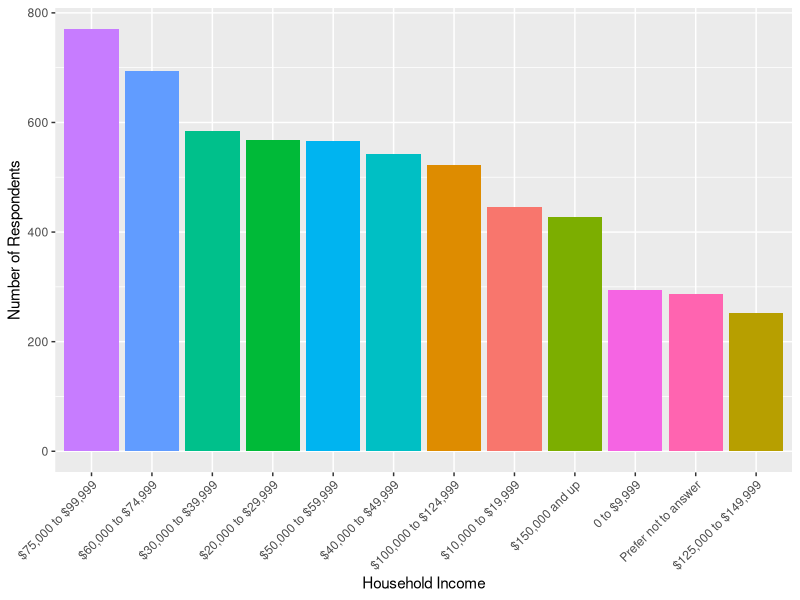
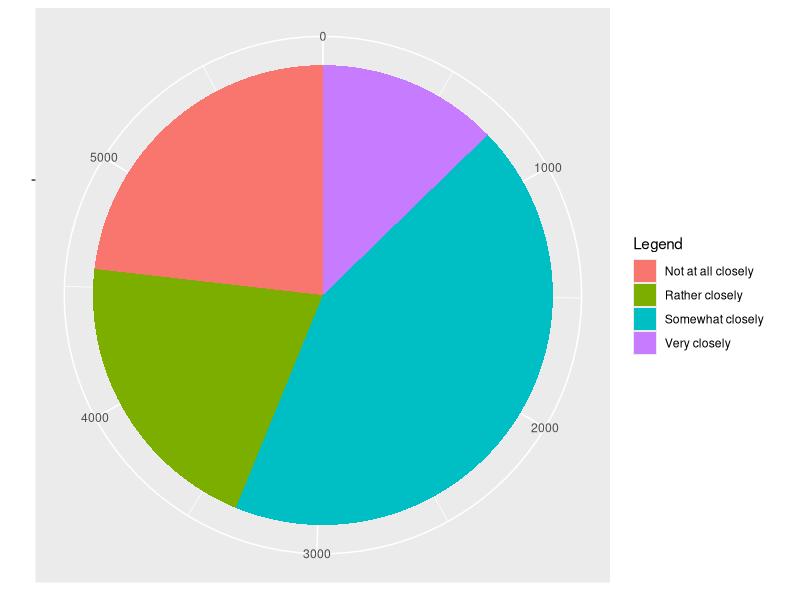
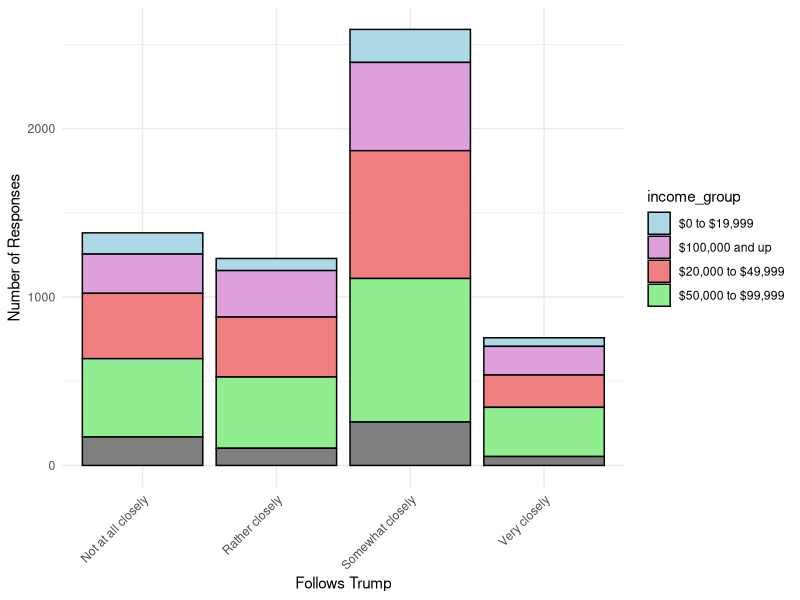
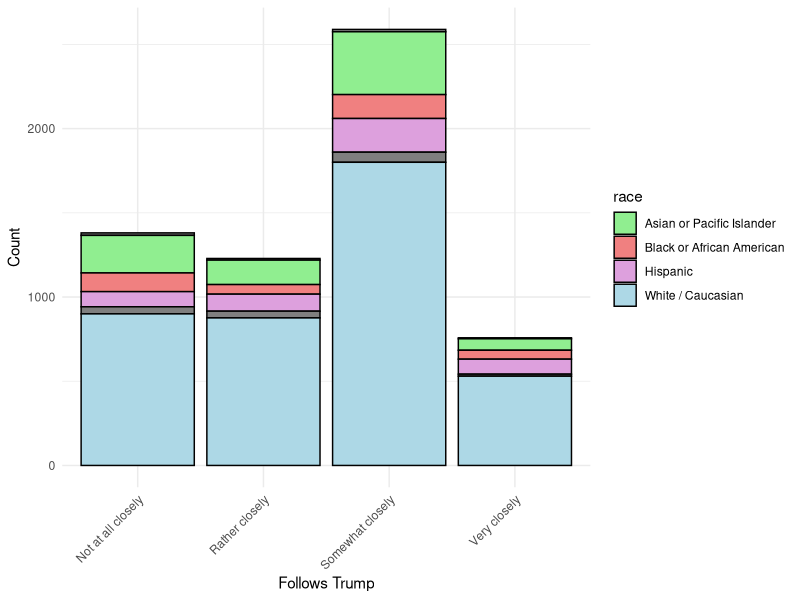

Recreate these plots in R, in order.
## ---- chunk 1
#| include: false
#| warning: false
#| message: false

library(tidyverse)
library(here)
library(knitr)
cleaned_data <- read_csv(here::here("outputs/data/analysis_data.csv"))

## ---- chunk 2
#| label: fig-figure1
#| fig-cap: "Distribution of Income from Responses in a facebook ad"
#| warning: false
#| message: false
#| echo: false

ggplot(cleaned_data, aes(x = reorder(hhld_inc, -table(hhld_inc)[hhld_inc]), fill = hhld_inc)) +
  geom_bar() +
  labs(x = "Household Income",
       y = "Number of Respondents") +
  theme(axis.text.x = element_text(angle = 45, hjust = 1)) +
  guides(fill = FALSE) # Parts of the code from Stack overflow 

## ---- chunk 3
#| label: fig-figure2
#| fig-cap: "How Closely People Follow Mr.Donald Trump from Responses in a facebook ad"
#| warning: false
#| message: false
#| echo: false

ggplot(cleaned_data, aes(x = "", fill = follow_trump)) +
  geom_bar() +
  coord_polar("y") +
  labs(fill = "Legend") +
  theme(axis.title = element_blank())


## ---- chunk 4
#| label: tbl-race_dist
#| tbl-cap: "Percentage of each Ethnicity from Responses in a facebook ad"
#| warning: false
#| message: false
#| echo: false
proportion_table <- cleaned_data %>%
  group_by(race) %>%
  summarise((proportion = n() / nrow(cleaned_data))*100) 
kable(proportion_table,
      col.names = c("Ethnicity", "Percentage of Responses")
)
## ---- chunk 5
#| label: fig-figure3
#| fig-cap: "Number of Respondents who follow Donald Trump at different levels by Household Income"
#| warning: false
#| message: false
#| echo: false

## Assisited by Chat GPT3.5 - view full chat in inputs/llms/usage.txt
#Decrease from 12 income groups to 4 
cleaned_data <- cleaned_data %>%
  mutate(income_group = case_when(
    hhld_inc %in% c("$0 to $9,999", "$10,000 to $19,999") ~ "$0 to $19,999",
    hhld_inc %in% c("$20,000 to $29,999", "$30,000 to $39,999", "$40,000 to $49,999") ~ "$20,000 to $49,999",
    hhld_inc %in% c("$50,000 to $59,999", "$60,000 to $74,999", "$75,000 to $99,999") ~ "$50,000 to $99,999",
    hhld_inc %in% c("$100,000 to $124,999", "$125,000 to $149,999", "$150,000 and up") ~ "$100,000 and up",
    TRUE ~ "Prefer not to answer"
  ))

ggplot(cleaned_data, aes(x = follow_trump, fill = income_group)) +
  geom_bar(position = 'stack', color = 'black', stat = 'count') +
  labs(x = "Follows Trump",
       y = "Number of Responses") +
  scale_fill_manual(values = c(
    "$0 to $19,999" = 'lightblue',
    "$20,000 to $49,999" = 'lightcoral',
    "$50,000 to $99,999" = 'lightgreen',
    "$100,000 and up" = 'plum',
    "Unknown or Prefer not to answer" = 'lightgrey'
  )) +
  theme_minimal() +
  theme(axis.text.x = element_text(angle = 45, hjust = 1)) 


## ---- chunk 6
#| label: fig-figure4
#| fig-cap: "Number of Respondents who follow Donald Trump at different levels by Race"
#| warning: false
#| message: false
#| echo: false
# Parts of this code from R-charts
#https://r-charts.com/part-whole/stacked-bar-chart-ggplot2/
# Assisted by Chat GPT3.5 - view full chat in inputs/llms/usage.txt
ggplot(cleaned_data, aes(x = follow_trump, fill = race)) +
  geom_bar(position = 'stack', color = 'black', stat = 'count') +
  labs(x = "Follows Trump",
       y = "Count") +
  scale_fill_manual(values = c('White / Caucasian' = 'lightblue', 'Black or African American' = 'lightcoral', 'Asian or Pacific Islander' = 'lightgreen', 'Hispanic' = 'plum',
                               'Other  (please specify)' = 'lightgoldenrodyellow')) +
  theme_minimal() +
  theme(axis.text.x = element_text(angle = 45, hjust = 1)) 

